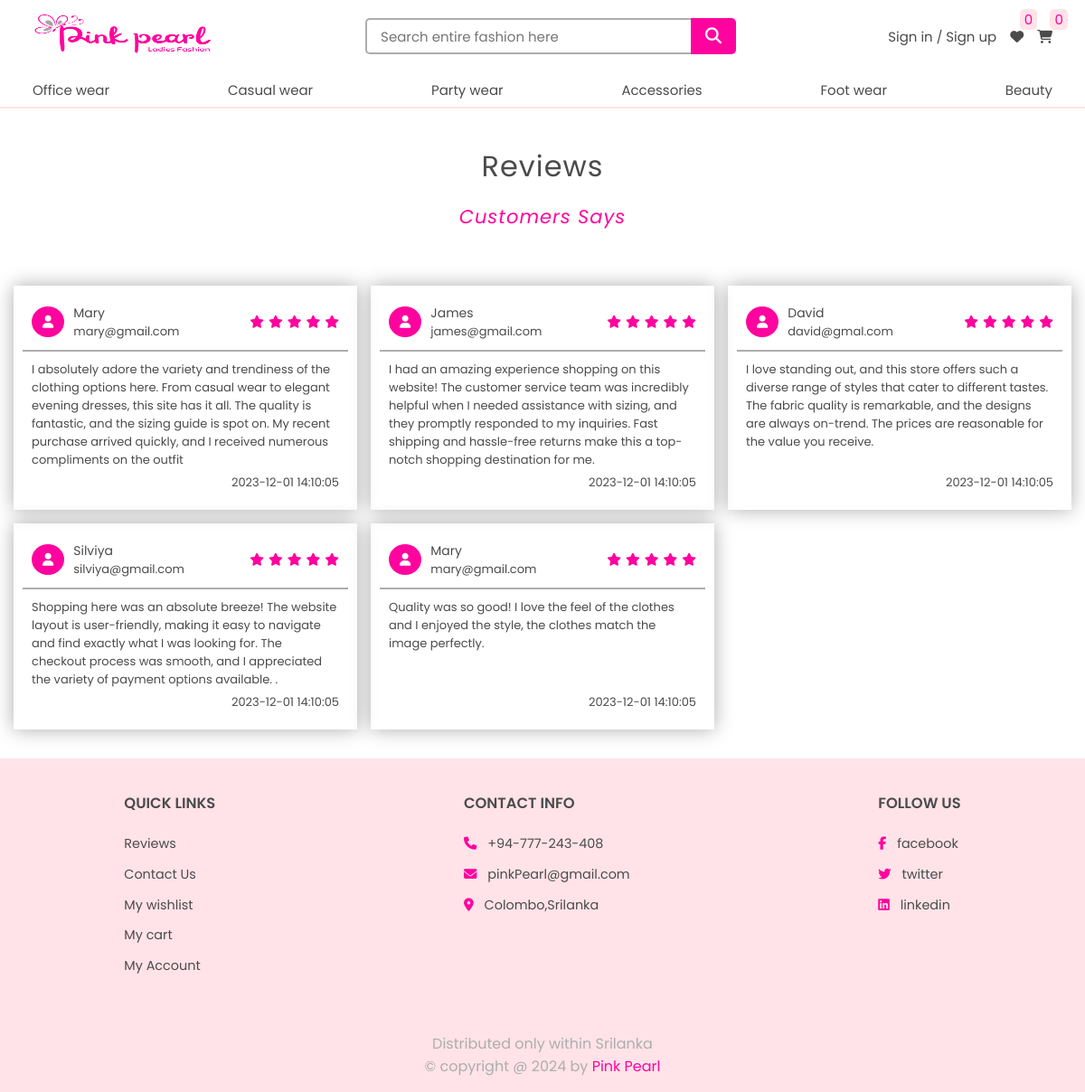
Before: /shop/review.php with the older database file.
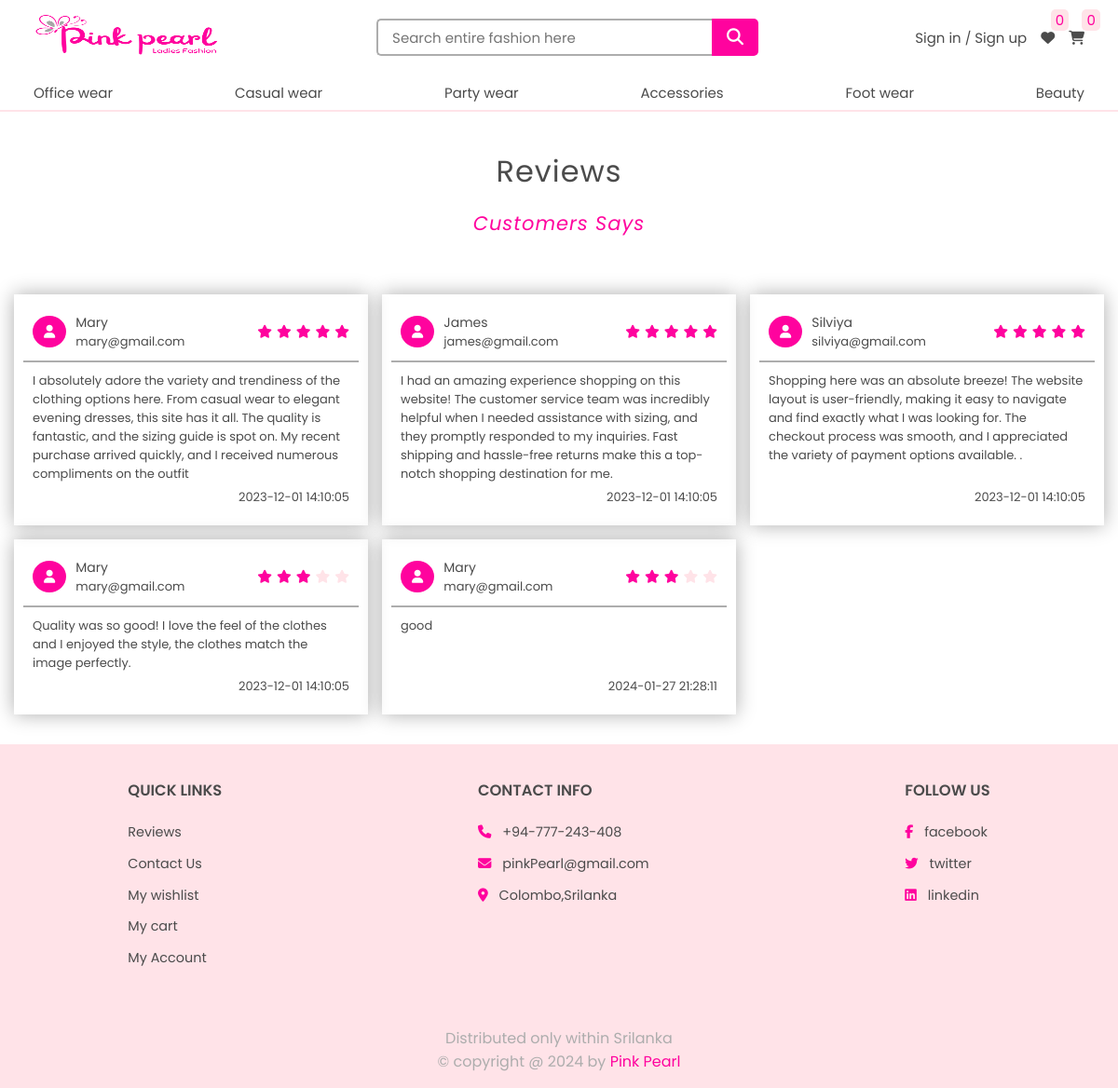
After: the same page with the newer database file.
### tables this page shows
CREATE TABLE `main_category` (
  `main_category_id` int(11) NOT NULL,
  `category_name` varchar(255) NOT NULL,
  `description` varchar(100) NOT NULL,
  `image_url` varchar(255) NOT NULL
);

CREATE TABLE `reviews` (
  `review_id` int(11) NOT NULL,
  `user_id` int(11) NOT NULL,
  `comment` varchar(300) NOT NULL,
  `num_of_stars` int(11) NOT NULL,
  `date` datetime NOT NULL DEFAULT current_timestamp()
);

CREATE TABLE `users` (
  `user_id` int(11) NOT NULL,
  `username` varchar(50) NOT NULL,
  `first_name` varchar(100) NOT NULL,
  `last_name` varchar(100) NOT NULL,
  `phone` varchar(15) NOT NULL,
  `address_line1` text NOT NULL,
  `address_line2` text NOT NULL,
  `email` varchar(100) NOT NULL,
  `password` char(255) NOT NULL,
  `reg_date` date NOT NULL DEFAULT current_timestamp(),
  `user_type` varchar(50) NOT NULL,
  `current_point_balance` int(11) NOT NULL
);

### shop/review.php (the view, shortened to what this page needs)
<?php
include '../database/dbconnection.php';
$all_messages = mysqli_query($connection,"SELECT * from reviews inner join users on (reviews.user_id=users.user_id)") or die(mysqli_error($conn));
?>
<!DOCTYPE html>
<html lang="en">
<head>
    <link rel="stylesheet" href="../index.css">
    <link rel="stylesheet" href="./main-header//header.css">
    <link rel="stylesheet" href="style.css">
    <link rel="stylesheet" href="https://cdnjs.cloudflare.com/ajax/libs/font-awesome/6.4.2/css/all.min.css">
</head>
<body>
<?php include('../main-header/header.php') ?>
    <section id="review" style="padding-top: 15vh;">
        <div class="review_heading">
            <h1>Reviews</h1>
            <h2>Customers Says</h2>
        </div>
        <div class="review_box_container">
        <?php
        while($row= mysqli_fetch_assoc($all_messages)){
        ?>
            <div class="review_box">
                <div class="box_top">
                    <div class="profile">
                        <div class="profile_img">
                            <i class="fa-solid fa-user"></i>
                        </div>
                        <div class="name_user">
                            <strong><?php echo $row['username']; ?></strong>
                            <span><?php echo $row['email']; ?></span>
                        </div>
                    </div>
                    <div class="reviews">
                                    <?php
                                        for ($i=0; $i < $row['num_of_stars']; $i++) {
                                            echo "<i class='fa-solid fa-star' style='color: var(--pink);'></i>";
                                        }
                                        for ($i=0; $i < 5-$row['num_of_stars']; $i++) {
                                            echo "<i class='fa-solid fa-star' style='color: var(--lightpink);'></i>";
                                        }
                                    ?>
                                </div>
                </div>
                <div class="comments">
                    <p><?php echo $row['comment']; ?></p>
                </div>
                <div class="date">
                    <span><?php echo $row['date']; ?></span>
                </div>
            </div>
        <?php
        }
        ?>
        </div>
    </section>
    <?php
      include 'footer.php';
   ?>
</body>
</html>

### main-header/header.php (shortened to what this page needs)
<?php
    include('../database/dbconnection.php');
    $no_of_wishlist_items = 0;
    $no_of_cart_items = 0;
    $main_category_res = mysqli_query($connection, "SELECT * FROM main_category")
                    or die('Category query failed');
    $main_categories = mysqli_fetch_all($main_category_res, MYSQLI_ASSOC);
?>
<!DOCTYPE html>
<html lang="en">
<head>
    <link rel="stylesheet" href="../index.css">
    <link rel="stylesheet" href="../../Ladies-fashion-full-stack-website//main-header//header.css">
</head>
<body>
    <header>
        <div class="top-header">
            <div class="logo"><a href="../shop/index.php"><img src="../uploadedImages/logo.png" alt="Pink-pearl-logo"></a></div>
            <form class="search laptop-setup " action="../main-header/header.php" method='post'>
                <input type="text" placeholder="Search entire fashion here" name='search-word'><button type="submit" name="search"><i class="fa fa-search" aria-hidden="true"></i></button>
            </form>
            <div class="top-header-right">
                <?php
                    if (isset($_SESSION['isLogged']) && $_SESSION['isLogged']) {
                        echo "<span class='user laptop-setup'>" .
                                 "<a href='../account/logout.php'>sign out</a><a href='../myaccount/rewards.php'><i class='fa fa-user-circle-o' aria-hidden='true'></i></a>" .
                             "</span>";
                    }
                    else {
                        echo "<span class='laptop-setup'><a href='../account/login.php'>Sign in  </a> / <a href='../account/register.php'>Sign up</a></span>";
                    }
                ?>
                <span><a href="../myaccount/wishlist.php"><i class="fa fa-heart" aria-hidden="true"></i></a><span><?php echo $no_of_wishlist_items; ?></span></span>
                <span><a href="../myaccount/cart.php"><i class="fa fa-shopping-cart" aria-hidden="true"></i></a><span><?php echo $no_of_cart_items; ?></span></span>
            </div>
        </div>
        <div class="bottom-header">
            <ul>
                <?php
                    foreach ($main_categories as $main) {
                        echo "<li><a href='../fashion/fashion.php?main=" . $main['main_category_id'] . "'>" . $main['category_name'] . "</a> </li>";
                    }
                ?>
            </ul>
        </div>
    </header>
</body>
</html>

Changed rows visible on the page:
no longer on this page (row unchanged): reviews: user.username "David", user.email "david@gmal.com", num_of_stars 5 (drawn), comment "I love standing out, and this store offers such a diverse range of styles that cater to different tastes. The fabric quality is remarkable, and the designs are always on-trend. The prices are reasonable for the value you receive.", date "2023-12-01 14:10:05"
changed reviews (number 4 of 5 on the later page): num_of_stars 5 → 3 (drawn)
added reviews: user.username "Mary", user.email "mary@gmail.com", num_of_stars 3 (drawn), comment "good", date "2024-01-27 21:28:11"
